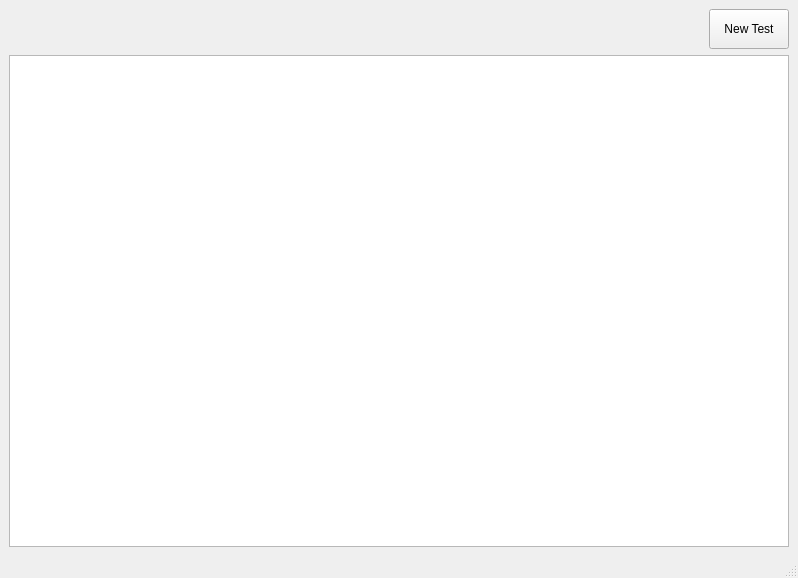
<?xml version="1.0" encoding="UTF-8"?>
<ui version="4.0">
 <class>MainUI</class>
 <widget class="QMainWindow" name="MainUI">
  <property name="geometry">
   <rect>
    <x>0</x>
    <y>0</y>
    <width>798</width>
    <height>578</height>
   </rect>
  </property>
  <property name="windowTitle">
   <string>MainWindow</string>
  </property>
  <widget class="QWidget" name="centralwidget">
   <layout class="QVBoxLayout" name="verticalLayout_4">
    <item>
     <layout class="QHBoxLayout" name="horizontalLayout">
      <item>
       <spacer name="horizontalSpacer">
        <property name="orientation">
         <enum>Qt::Horizontal</enum>
        </property>
        <property name="sizeHint" stdset="0">
         <size>
          <width>40</width>
          <height>20</height>
         </size>
        </property>
       </spacer>
      </item>
      <item>
       <widget class="QPushButton" name="newtest">
        <property name="sizePolicy">
         <sizepolicy hsizetype="Preferred" vsizetype="Fixed">
          <horstretch>0</horstretch>
          <verstretch>0</verstretch>
         </sizepolicy>
        </property>
        <property name="minimumSize">
         <size>
          <width>0</width>
          <height>40</height>
         </size>
        </property>
        <property name="text">
         <string>New Test</string>
        </property>
        <property name="icon">
         <iconset resource="asa_resource.qrc">
          <normaloff>:/resources/img/new.png</normaloff>:/resources/img/new.png</iconset>
        </property>
        <property name="iconSize">
         <size>
          <width>24</width>
          <height>24</height>
         </size>
        </property>
       </widget>
      </item>
     </layout>
    </item>
    <item>
     <layout class="QVBoxLayout" name="table">
      <item>
       <widget class="QTableView" name="tableView"/>
      </item>
     </layout>
    </item>
   </layout>
  </widget>
  <widget class="QMenuBar" name="menubar">
   <property name="geometry">
    <rect>
     <x>0</x>
     <y>0</y>
     <width>798</width>
     <height>22</height>
    </rect>
   </property>
  </widget>
  <widget class="QStatusBar" name="statusbar"/>
 </widget>
 <resources>
  <include location="asa_resource.qrc"/>
 </resources>
 <connections/>
</ui>
